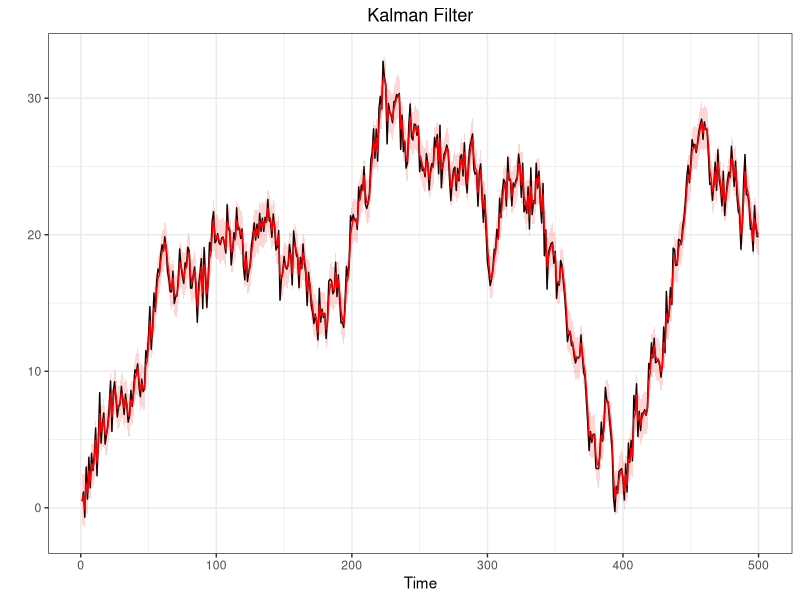

R code for this plot: (Note: this script raises an error after producing the figure.)
#@@@@@@@@@@@@@@@@@@@@##
#SEQUENTIAL MONTECARLO#
#@@@@@@@@@@@@@@@@@@@@##
library(ggplot2)
q025=function(x){quantile(x,0.025)}
q975=function(x){quantile(x,0.975)}


#Generate a random walk plus noise
#---------------------------------
#n = sample dim
#sigma = obs noise variance
#tau = state noise variance
#x0 = init state

dlm.sim = function(n,sigma,tau,x0){
  x    = rep(0,n)  #state process
  y    = rep(0,n)  #obs process
  x[1] = rnorm(1,x0,tau)
  y[1] = rnorm(1,x[1],sigma)
  for (t in 2:n){
    x[t] = rnorm(1,x[t-1],tau)
    y[t] = rnorm(1,x[t],sigma)
  }
  return(list(x=x,y=y))
}

#Filtering, using data
#---------------------
#y = observed data

DLM = function(y,sigma2,tau2,m0,C0){
  n = length(y)
  m = rep(0,n)
  C = rep(0,n)
  for (t in 1:n){
    if (t==1){
      a = m0
      R = C0 + tau2
    }else{
      a = m[t-1]
      R = C[t-1] + tau2
    }
    A = R/(R+sigma2)
    m[t] = (1-A)*a + A*y[t]
    C[t] = A*sigma2
  }
  return(list(m=m,C=C))
}

#Generate a random walk plus noise
#---------------------------------
n=500
tau2=1
sigma2=1
sigma=sqrt(sigma2)
tau=sqrt(tau2)
x0=0

sim<-dlm.sim(n,sigma,tau,x0)
y<-sim$y
x<-sim$x

#Kalman Filter
#-------------
m0=0
C0=100
filtval<-DLM(y,sigma2,tau2,m0,C0)
m<-filtval$m
C<-filtval$C
Low = m + qnorm(0.025)*sqrt(C)
Up = m + qnorm(0.975)*sqrt(C)

#Put everything in a data frate (for ggplot)
timeframe<-c(1:length(y))
DLM.df<-data.frame(timeframe,y,x,m,C,Low,Up)

#Plots (observetions in black and filtered states in red)
ggplot(DLM.df,aes(x=timeframe))+
  geom_line(aes(y=y))+
  geom_line(aes(y=m),col="red")+
  geom_ribbon(aes(ymin = Low, ymax = Up),
              fill="red",alpha=0.16) +
  labs(x="Time",
       y="")+
  ggtitle("Kalman Filter")+
  theme_bw()+
  theme(plot.title = element_text(hjust = 0.5))

#Sequential Importance Sampling
#------------------------------
#This function produce sequential importance samples
#for Space state model that have linear gaussian state process
#y=data
#N=n°sample produced
#m0,c0,tau and sigma specified as above
#It returns xs,ws and ess which are respectively the filtered states
#the relative weight and the effective sample size for any period.

SISfun<-function(data,N,m0,C0,tau,sigma){
xs<-NULL
ws<-NULL
ess<-NULL
x  = rnorm(N,m0,sqrt(C0))
w  = rep(1/N,N)
for(t in 1:length(data)){
  x    = rnorm(N,x,tau)                   #sample from N(x_{0},tau)
  w    = w*dnorm(data[t],x,sigma)         #update weight
  wnorm= w/sum(w)                         #normalized weight
  ESS  = 1/sum(wnorm^2)                   #effective sample size
  draw = sample(x,size=N,replace=T,prob=wnorm)
  xs = rbind(xs,draw)
  ws = rbind(ws,wnorm)
  ess =rbind(ess,ESS)
}
return(list(xs=xs,ws=ws,ess=ess))
}
#Nota: il SIS così costruito (Chopin-Papastiliopoluos) 
#ha problemi con i pesi infatti wnorm dopo un po di iteraioni 
#è un vettore (0,0,...,0,1) dopodichè da errore

#post-estimation command: plot the filtered states
SISfilterplot<-function(data,sisfun){
  require(ggplot2)
  mx = apply(sisfun$xs,1,median)
  lx = apply(sisfun$xs,1,q025)
  ux = apply(sisfun$xs,1,q975)
  
  timeframe<-c(1:length(data))
  SIS.df<-data.frame(timeframe,data,mx,lx,ux)
  
  ggplot(SIS.df,aes(x=timeframe))+
    geom_line(aes(y=data))+
    geom_line(aes(y=mx),col="red")+
    geom_ribbon(aes(ymin = lx, ymax = ux),
                fill="red",alpha=0.16) +
    labs(x="Time",
         y="")+
    ggtitle("SIS filter")+
    theme_bw()+
    theme(plot.title = element_text(hjust = 0.5))
}



#Sequential Importance Sampling with Resampling
#----------------------------------------------
SISRfun<-function(data,N,m0,C0,tau,sigma){
ws  = NULL
xs  = NULL
ess = NULL
x   = rnorm(N,m0,sqrt(C0))
w   = rep(1/N,N)
for (t in 1:n){
  x1  = rnorm(N,x,tau)
  w   = dnorm(data[t],x1,sigma)
  w   = w/sum(w)
  ESS = 1/sum(w^2)
  x   = sample(x1,size=N,replace=T,prob=w)
  xs  = rbind(xs,x)
  ws  = rbind(ws,w/sum(w))
  ess = c(ess,ESS)
}
return(list(xs=xs,ws=ws,ess=ess))
}
#again a post estimation command
SISRfilterplot<-function(data,sisrfun){
  require(ggplot2)
  mx = apply(sisrfun$xs,1,median)
  lx = apply(sisrfun$xs,1,q025)
  ux = apply(sisrfun$xs,1,q975)
  
  timeframe<-c(1:length(data))
  SIS.df<-data.frame(timeframe,data,mx,lx,ux)
  
  ggplot(SIS.df,aes(x=timeframe))+
    geom_line(aes(y=data))+
    geom_line(aes(y=mx),col="red")+
    geom_ribbon(aes(ymin = lx, ymax = ux),
                fill="red",alpha=0.16) +
    labs(x="Time",
         y="")+
    ggtitle("SISR filter")+
    theme_bw()+
    theme(plot.title = element_text(hjust = 0.5))
}

#Auxiliary Particle Filter
#-------------------------
APFfun<-function(data,N,m0,C0,tau,sigma){
  ws  = NULL
  xs  = NULL
  ess = NULL
  x   = rnorm(N,m0,sqrt(C0))
  w   = rep(1/N,N)
  for (t in 1:n){
    w0  = dnorm(y[t],x,sigma)
    k   = sample(1:N,size=N,replace=TRUE,prob=w0)
    x1  = rnorm(N,x[k],tau)
    lw  = dnorm(y[t],x1,sigma,log=TRUE)-dnorm(y[t],x[k],sigma,log=TRUE)
    w   = exp(lw-max(lw))
    w   = w/sum(w)
    ESS = 1/sum(w^2)
    x   = sample(x1,size=N,replace=T,prob=w)
    xs  = rbind(xs,x)
    ws  = rbind(ws,w/sum(w))
    ess = c(ess,ESS)
  }
  return(list(xs=xs,ws=ws,ess=ess))
}
#again a post estimation command
SISRplot<-function(data,sisrfun){
  require(ggplot2)
  mx = apply(sisrfun$xs,1,median)
  lx = apply(sisrfun$xs,1,q025)
  ux = apply(sisrfun$xs,1,q975)
  
  timeframe<-c(1:length(data))
  SIS.df<-data.frame(timeframe,data,mx,lx,ux)
  
  ggplot(SIS.df,aes(x=timeframe))+
    geom_line(aes(y=data))+
    geom_line(aes(y=mx),col="red")+
    geom_ribbon(aes(ymin = lx, ymax = ux),
                fill="red",alpha=0.16) +
    labs(x="Time",
         y="")+
    ggtitle("SISR filter")+
    theme_bw()+
    theme(plot.title = element_text(hjust = 0.5))
}



#Filtervalues is a function that computes the mean
#and the variance of a SISR already estimated (post estimation command)
Filtervalues<-function(fun){
  xhat<-sapply(1:n,function(i)
    weighted.mean(fun$xs[i,],fun$ws[i,]))
  sdhat<-sapply(1:n,function(i)
    sqrt(weighted.mean((fun$xs[i,]-xhat[i])^2,fun$ws[i,])))
  
  return(list(mean=xhat,sd=sdhat))
  
}
#Example of Comparison (do in GGPLOT if possible)
h<-SISRfun(y,N,m0,C0,tau,sigma)
Var<-Filtervalues(h)$var
plot(sqrt(C),type="l",ylim=c(0.4,1))
par(new=T)
plot(Var,type="l",col="red",ylim=c(0.4,1))


